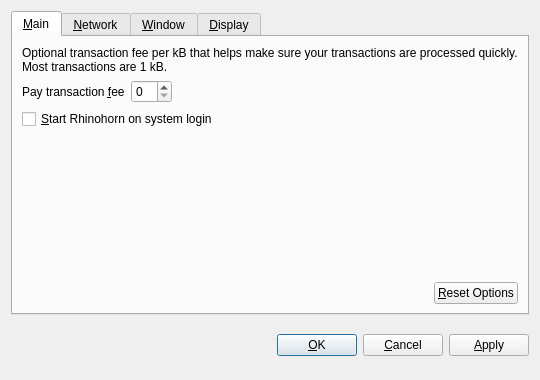
<?xml version="1.0" encoding="UTF-8"?>
<ui version="4.0">
 <class>OptionsDialog</class>
 <widget class="QDialog" name="OptionsDialog">
  <property name="geometry">
   <rect>
    <x>0</x>
    <y>0</y>
    <width>540</width>
    <height>380</height>
   </rect>
  </property>
  <property name="windowTitle">
   <string>Options</string>
  </property>
  <property name="modal">
   <bool>true</bool>
  </property>
  <layout class="QVBoxLayout" name="verticalLayout">
   <item>
    <widget class="QTabWidget" name="tabWidget">
     <property name="tabPosition">
      <enum>QTabWidget::North</enum>
     </property>
     <property name="currentIndex">
      <number>0</number>
     </property>
     <widget class="QWidget" name="tabMain">
      <attribute name="title">
       <string>&amp;Main</string>
      </attribute>
      <layout class="QVBoxLayout" name="verticalLayout_Main">
       <item>
        <widget class="QLabel" name="transactionFeeInfoLabel">
         <property name="text">
          <string>Optional transaction fee per kB that helps make sure your transactions are processed quickly. Most transactions are 1 kB.</string>
         </property>
         <property name="textFormat">
          <enum>Qt::PlainText</enum>
         </property>
         <property name="wordWrap">
          <bool>true</bool>
         </property>
        </widget>
       </item>
       <item>
        <layout class="QHBoxLayout" name="horizontalLayout_1_Main">
         <item>
          <widget class="QLabel" name="transactionFeeLabel">
           <property name="text">
            <string>Pay transaction &amp;fee</string>
           </property>
           <property name="textFormat">
            <enum>Qt::PlainText</enum>
           </property>
           <property name="buddy">
            <cstring>transactionFee</cstring>
           </property>
          </widget>
         </item>
         <item>
          <widget class="BitcoinAmountField" name="transactionFee"/>
         </item>
         <item>
          <spacer name="horizontalSpacer_1_Main">
           <property name="orientation">
            <enum>Qt::Horizontal</enum>
           </property>
           <property name="sizeHint" stdset="0">
            <size>
             <width>40</width>
             <height>20</height>
            </size>
           </property>
          </spacer>
         </item>
        </layout>
       </item>
       <item>
        <widget class="QCheckBox" name="bitcoinAtStartup">
         <property name="toolTip">
          <string>Automatically start Rhinohorn after logging in to the system.</string>
         </property>
         <property name="text">
          <string>&amp;Start Rhinohorn on system login</string>
         </property>
        </widget>
       </item>
       <item>
        <spacer name="verticalSpacer_Main">
         <property name="orientation">
          <enum>Qt::Vertical</enum>
         </property>
         <property name="sizeHint" stdset="0">
          <size>
           <width>20</width>
           <height>40</height>
          </size>
         </property>
        </spacer>
       </item>
       <item>
        <layout class="QHBoxLayout" name="horizontalLayout_2_Main">
         <item>
          <spacer name="horizontalSpacer_2_Main">
           <property name="orientation">
            <enum>Qt::Horizontal</enum>
           </property>
           <property name="sizeHint" stdset="0">
            <size>
             <width>40</width>
             <height>20</height>
            </size>
           </property>
          </spacer>
         </item>
         <item>
          <widget class="QPushButton" name="resetButton">
           <property name="toolTip">
            <string>Reset all client options to default.</string>
           </property>
           <property name="text">
            <string>&amp;Reset Options</string>
           </property>
           <property name="autoDefault">
            <bool>false</bool>
           </property>
          </widget>
         </item>
        </layout>
       </item>
      </layout>
     </widget>
     <widget class="QWidget" name="tabNetwork">
      <attribute name="title">
       <string>&amp;Network</string>
      </attribute>
      <layout class="QVBoxLayout" name="verticalLayout_Network">
       <item>
        <widget class="QCheckBox" name="mapPortUpnp">
         <property name="toolTip">
          <string>Automatically open the Rhinohorn client port on the router. This only works when your router supports UPnP and it is enabled.</string>
         </property>
         <property name="text">
          <string>Map port using &amp;UPnP</string>
         </property>
        </widget>
       </item>
       <item>
        <widget class="QCheckBox" name="connectSocks">
         <property name="toolTip">
          <string>Connect to the Rhinohorn network through a SOCKS proxy (e.g. when connecting through Tor).</string>
         </property>
         <property name="text">
          <string>&amp;Connect through SOCKS proxy:</string>
         </property>
        </widget>
       </item>
       <item>
        <layout class="QHBoxLayout" name="horizontalLayout_Network">
         <item>
          <widget class="QLabel" name="proxyIpLabel">
           <property name="text">
            <string>Proxy &amp;IP:</string>
           </property>
           <property name="textFormat">
            <enum>Qt::PlainText</enum>
           </property>
           <property name="buddy">
            <cstring>proxyIp</cstring>
           </property>
          </widget>
         </item>
         <item>
          <widget class="QValidatedLineEdit" name="proxyIp">
           <property name="maximumSize">
            <size>
             <width>140</width>
             <height>16777215</height>
            </size>
           </property>
           <property name="toolTip">
            <string>IP address of the proxy (e.g. 127.0.0.1)</string>
           </property>
          </widget>
         </item>
         <item>
          <widget class="QLabel" name="proxyPortLabel">
           <property name="text">
            <string>&amp;Port:</string>
           </property>
           <property name="textFormat">
            <enum>Qt::PlainText</enum>
           </property>
           <property name="buddy">
            <cstring>proxyPort</cstring>
           </property>
          </widget>
         </item>
         <item>
          <widget class="QLineEdit" name="proxyPort">
           <property name="maximumSize">
            <size>
             <width>55</width>
             <height>16777215</height>
            </size>
           </property>
           <property name="toolTip">
            <string>Port of the proxy (e.g. 9050)</string>
           </property>
          </widget>
         </item>
         <item>
          <widget class="QLabel" name="socksVersionLabel">
           <property name="text">
            <string>SOCKS &amp;Version:</string>
           </property>
           <property name="textFormat">
            <enum>Qt::PlainText</enum>
           </property>
           <property name="buddy">
            <cstring>socksVersion</cstring>
           </property>
          </widget>
         </item>
         <item>
          <widget class="QValueComboBox" name="socksVersion">
           <property name="toolTip">
            <string>SOCKS version of the proxy (e.g. 5)</string>
           </property>
          </widget>
         </item>
         <item>
          <spacer name="horizontalSpacer_Network">
           <property name="orientation">
            <enum>Qt::Horizontal</enum>
           </property>
           <property name="sizeHint" stdset="0">
            <size>
             <width>40</width>
             <height>20</height>
            </size>
           </property>
          </spacer>
         </item>
        </layout>
       </item>
       <item>
        <spacer name="verticalSpacer_Network">
         <property name="orientation">
          <enum>Qt::Vertical</enum>
         </property>
         <property name="sizeHint" stdset="0">
          <size>
           <width>20</width>
           <height>40</height>
          </size>
         </property>
        </spacer>
       </item>
      </layout>
     </widget>
     <widget class="QWidget" name="tabWindow">
      <attribute name="title">
       <string>&amp;Window</string>
      </attribute>
      <layout class="QVBoxLayout" name="verticalLayout_Window">
       <item>
        <widget class="QCheckBox" name="minimizeToTray">
         <property name="toolTip">
          <string>Show only a tray icon after minimizing the window.</string>
         </property>
         <property name="text">
          <string>&amp;Minimize to the tray instead of the taskbar</string>
         </property>
        </widget>
       </item>
       <item>
        <widget class="QCheckBox" name="minimizeOnClose">
         <property name="toolTip">
          <string>Minimize instead of exit the application when the window is closed. When this option is enabled, the application will be closed only after selecting Quit in the menu.</string>
         </property>
         <property name="text">
          <string>M&amp;inimize on close</string>
         </property>
        </widget>
       </item>
       <item>
        <spacer name="verticalSpacer_Window">
         <property name="orientation">
          <enum>Qt::Vertical</enum>
         </property>
         <property name="sizeHint" stdset="0">
          <size>
           <width>20</width>
           <height>40</height>
          </size>
         </property>
        </spacer>
       </item>
      </layout>
     </widget>
     <widget class="QWidget" name="tabDisplay">
      <attribute name="title">
       <string>&amp;Display</string>
      </attribute>
      <layout class="QVBoxLayout" name="verticalLayout_Display">
       <item>
        <layout class="QHBoxLayout" name="horizontalLayout_1_Display">
         <item>
          <widget class="QLabel" name="langLabel">
           <property name="text">
            <string>User Interface &amp;language:</string>
           </property>
           <property name="textFormat">
            <enum>Qt::PlainText</enum>
           </property>
           <property name="buddy">
            <cstring>lang</cstring>
           </property>
          </widget>
         </item>
         <item>
          <widget class="QValueComboBox" name="lang">
           <property name="toolTip">
            <string>The user interface language can be set here. This setting will take effect after restarting Rhinohorn.</string>
           </property>
          </widget>
         </item>
        </layout>
       </item>
       <item>
        <layout class="QHBoxLayout" name="horizontalLayout_2_Display">
         <item>
          <widget class="QLabel" name="unitLabel">
           <property name="text">
            <string>&amp;Unit to show amounts in:</string>
           </property>
           <property name="textFormat">
            <enum>Qt::PlainText</enum>
           </property>
           <property name="buddy">
            <cstring>unit</cstring>
           </property>
          </widget>
         </item>
         <item>
          <widget class="QValueComboBox" name="unit">
           <property name="toolTip">
            <string>Choose the default subdivision unit to show in the interface and when sending coins.</string>
           </property>
          </widget>
         </item>
        </layout>
       </item>
       <item>
        <widget class="QCheckBox" name="displayAddresses">
         <property name="toolTip">
          <string>Whether to show Rhinohorn addresses in the transaction list or not.</string>
         </property>
         <property name="text">
          <string>&amp;Display addresses in transaction list</string>
         </property>
        </widget>
       </item>
       <item>
        <widget class="QCheckBox" name="coinControlFeatures">
         <property name="toolTip">
          <string>Whether to show coin control features or not.</string>
         </property>
         <property name="text">
          <string>Display coin &amp;control features (experts only!)</string>
         </property>
        </widget>
       </item>
       <item>
        <spacer name="verticalSpacer_Display">
         <property name="orientation">
          <enum>Qt::Vertical</enum>
         </property>
         <property name="sizeHint" stdset="0">
          <size>
           <width>20</width>
           <height>40</height>
          </size>
         </property>
        </spacer>
       </item>
      </layout>
     </widget>
    </widget>
   </item>
   <item>
    <layout class="QHBoxLayout" name="horizontalLayout_Buttons">
     <item>
      <spacer name="horizontalSpacer_1">
       <property name="orientation">
        <enum>Qt::Horizontal</enum>
       </property>
       <property name="sizeHint" stdset="0">
        <size>
         <width>40</width>
         <height>48</height>
        </size>
       </property>
      </spacer>
     </item>
     <item>
      <widget class="QLabel" name="statusLabel">
       <property name="font">
        <font>
         <weight>75</weight>
         <bold>true</bold>
        </font>
       </property>
       <property name="text">
        <string/>
       </property>
       <property name="textFormat">
        <enum>Qt::PlainText</enum>
       </property>
       <property name="wordWrap">
        <bool>true</bool>
       </property>
      </widget>
     </item>
     <item>
      <spacer name="horizontalSpacer_2">
       <property name="orientation">
        <enum>Qt::Horizontal</enum>
       </property>
       <property name="sizeHint" stdset="0">
        <size>
         <width>40</width>
         <height>48</height>
        </size>
       </property>
      </spacer>
     </item>
     <item>
      <widget class="QPushButton" name="okButton">
       <property name="text">
        <string>&amp;OK</string>
       </property>
      </widget>
     </item>
     <item>
      <widget class="QPushButton" name="cancelButton">
       <property name="text">
        <string>&amp;Cancel</string>
       </property>
       <property name="autoDefault">
        <bool>false</bool>
       </property>
      </widget>
     </item>
     <item>
      <widget class="QPushButton" name="applyButton">
       <property name="text">
        <string>&amp;Apply</string>
       </property>
       <property name="autoDefault">
        <bool>false</bool>
       </property>
      </widget>
     </item>
    </layout>
   </item>
  </layout>
 </widget>
 <customwidgets>
  <customwidget>
   <class>BitcoinAmountField</class>
   <extends>QSpinBox</extends>
   <header>bitcoinamountfield.h</header>
  </customwidget>
  <customwidget>
   <class>QValueComboBox</class>
   <extends>QComboBox</extends>
   <header>qvaluecombobox.h</header>
  </customwidget>
  <customwidget>
   <class>QValidatedLineEdit</class>
   <extends>QLineEdit</extends>
   <header>qvalidatedlineedit.h</header>
  </customwidget>
 </customwidgets>
 <resources/>
 <connections/>
</ui>
